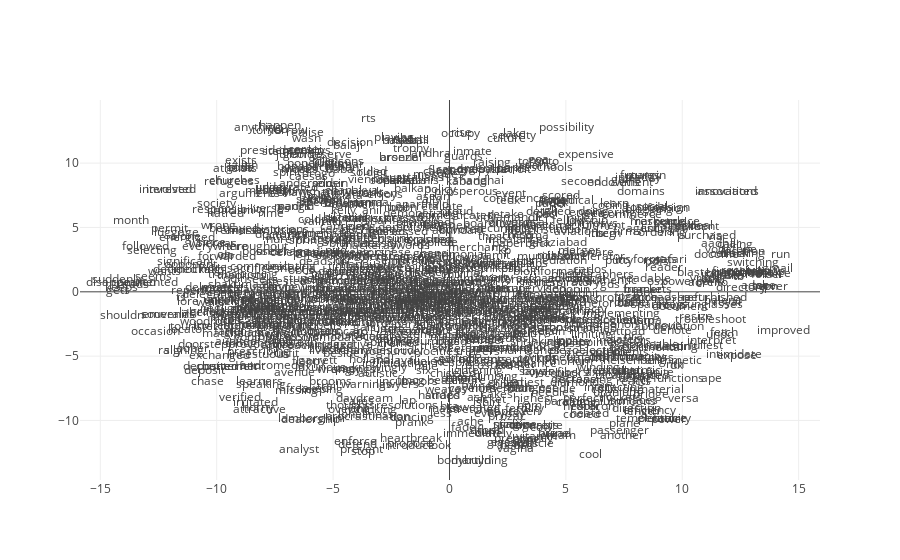

Notebook code cell kept with this figure:
### Code cell
# Plot
trace = go.Scatter(
    x = Y[:,0],
    y = Y[:,1],
    text = list(wanted_vocab),
    mode='text'
)

data = [trace]

# Plot and embed in ipython notebook!
iplot(data, filename='basic-scatter')

### Figure 1 — Plotly figure (JSON) as saved in the notebook; plotly's stock layout.template omitted (floating-point values rounded to 4 significant figures; data arrays with more than 128 entries replaced by an {"elided": "..."} marker saying what was removed)
{"data": [{"mode": "text", "text": {"elided": "1000 str values"}, "type": "scatter", "uid": "50711ad8-e2d2-44fa-aa9c-c499764c0a80", "x": {"elided": "1000 float values"}, "y": {"elided": "1000 float values"}}], "layout": {}}
